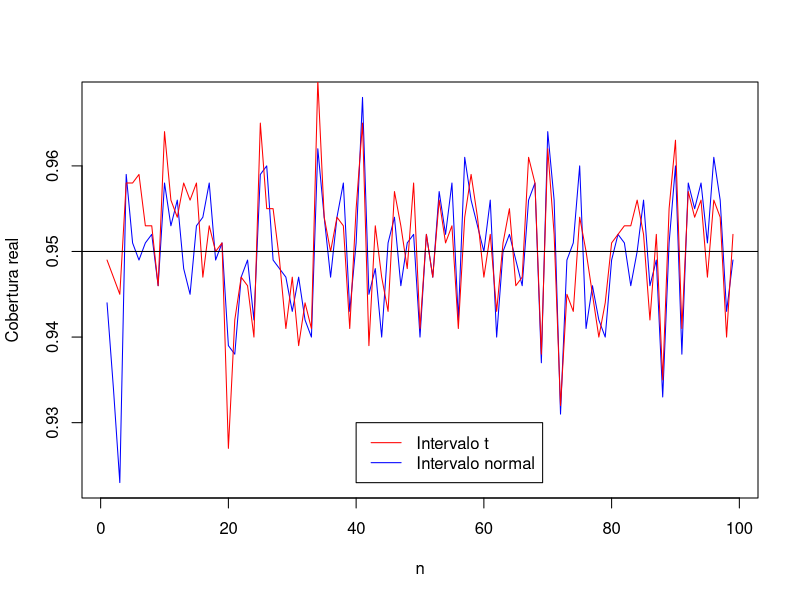

Write the R code that produced this figure.
set.seed(1)

NG<-1000
n<-seq(2,100,1)
cont_N<-rep(0,length(n))
cont_T<-rep(0,length(n))
mu<-0
sigma<-1
alpha<-0.05
for(k in 2:100){
for(i in 1:NG){
dato<-rnorm(k,mu,sigma)
inf_N<-mean(dato)-qnorm(1-alpha/2)*sigma/sqrt(k)
sup_N<-mean(dato)+qnorm(1-alpha/2)*sigma/sqrt(k)
inf_T<-mean(dato)-qt(1-alpha/2,k-1)*sqrt(var(dato))/sqrt(k)
sup_T<-mean(dato)+qt(1-alpha/2,k-1)*sqrt(var(dato))/sqrt(k)
if(inf_N<mu&&mu<sup_N){cont_N[k-1]<-cont_N[k-1]+1}
if(inf_T<mu&&mu<sup_T){cont_T[k-1]<-cont_T[k-1]+1}
}
}
cont_N
cont_T     

plot(cont_N/NG,type="l",col="blue",ylab="Cobertura real",xlab="n")
lines(cont_T/NG,col="red")
abline(0.95,0)
legend(40,0.93,c("Intervalo t", "Intervalo normal"),lty=c(1,1),col=c("red","blue"))
